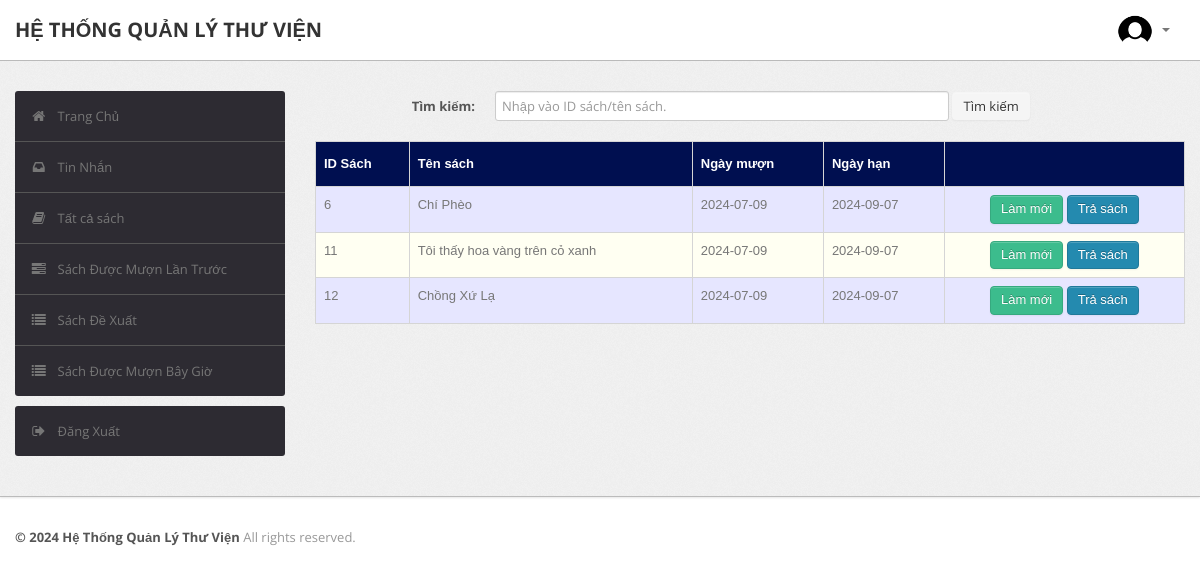
The app's page /student/current.php (signed in) with its own data.
### tables this page shows
CREATE TABLE `record` (
  `RollNo` varchar(50) NOT NULL,
  `BookId` int(10) NOT NULL,
  `Date_of_Issue` date DEFAULT NULL,
  `Due_Date` date DEFAULT NULL,
  `Date_of_Return` date DEFAULT NULL,
  `Dues` int(10) DEFAULT NULL,
  `Renewals_left` int(10) DEFAULT NULL,
  `Time` time DEFAULT NULL
);

CREATE TABLE `book` (
  `BookId` int(10) NOT NULL,
  `Title` varchar(50) DEFAULT NULL,
  `Publisher` varchar(50) DEFAULT NULL,
  `Year` varchar(50) DEFAULT NULL,
  `Availability` int(5) DEFAULT NULL
);

### student/current.php (the view, shortened to what this page needs)
<?php
require('dbconn.php');
?>
<?php
if ($_SESSION['RollNo']) {
    ?>
<!DOCTYPE html>
<html lang="en">
    <head>
        <link type="text/css" href="bootstrap/css/bootstrap.min.css" rel="stylesheet">
        <link type="text/css" href="bootstrap/css/bootstrap-responsive.min.css" rel="stylesheet">
        <link type="text/css" href="css/theme.css" rel="stylesheet">
        <link type="text/css" href="images/icons/css/font-awesome.css" rel="stylesheet">
    </head>
    <body>
        <div class="navbar navbar-fixed-top">
            <div class="navbar-inner">
                <div class="container">
                        <a class="brand" href="index.php">HỆ THỐNG QUẢN LÝ THƯ VIỆN</a>
                    <div class="nav-collapse collapse navbar-inverse-collapse">
                        <ul class="nav pull-right">
                            <li class="nav-user dropdown"><a href="#" class="dropdown-toggle" data-toggle="dropdown">
                                <img src="images/user.png" class="nav-avatar" />
                                <b class="caret"></b></a>
                            </li>
                        </ul>
                    </div>
                </div>
            </div>
        </div>
        <div class="wrapper">
            <div class="container">
                <div class="row">
                    <div class="span3">
                        <div class="sidebar">
                            <ul class="widget widget-menu unstyled">
                                <li class="active"><a href="index.php"><i class="menu-icon icon-home"></i>Trang Chủ
                                </a></li>
                                 <li><a href="message.php"><i class="menu-icon icon-inbox"></i>Tin Nhắn</a>
                                </li>
                                <li><a href="book.php"><i class="menu-icon icon-book"></i>Tất cả sách </a></li>
                                <li><a href="history.php"><i class="menu-icon icon-tasks"></i>Sách Được Mượn Lần Trước </a></li>
                                <li><a href="recommendations.php"><i class="menu-icon icon-list"></i>Sách Đề Xuất </a></li>
                                <li><a href="current.php"><i class="menu-icon icon-list"></i>Sách Được Mượn Bây Giờ </a></li>
                            </ul>
                            <ul class="widget widget-menu unstyled">
                                <li><a href="logout.php"><i class="menu-icon icon-signout"></i>Đăng Xuất </a></li>
                            </ul>
                        </div>
                    </div>
                    <div class="span9">
                        <form class="form-horizontal row-fluid" action="current.php" method="post">
                                        <div class="control-group">
                                            <label class="control-label" for="Search"><b>Tìm kiếm:</b></label>
                                            <div class="controls">
                                                <input type="text" id="title" name="title" placeholder="Nhập vào ID sách/tên sách." class="span8" required>
                                                <button type="submit" name="submit"class="btn">Tìm kiếm</button>
                                            </div>
                                        </div>
                                    </form>
                                    <br>
                                    <?php
                                    $rollno = $_SESSION['RollNo'];
                                    if(isset($_POST['submit']))
                                        {$s=$_POST['title'];
                                            $sql="select * from LMS.record,LMS.book where RollNo = '$rollno' and Date_of_Issue is NOT NULL and Date_of_Return is NULL and book.Bookid = record.BookId and (record.BookId='$s' or Title like '%$s%')";
                                        }
                                    else
                                        $sql="select * from LMS.record,LMS.book where RollNo = '$rollno' and Date_of_Issue is NOT NULL and Date_of_Return is NULL and book.Bookid = record.BookId";
                                    $result=$conn->query($sql);
                                    $rowcount=mysqli_num_rows($result);
                                    if(!($rowcount))
                                        echo "<br><center><h2><b><i>Không kết quả</i></b></h2></center>";
                                    else
                                    {
                                    ?>
                        <table class="table" id = "tables">
                                  <thead>
                                    <tr>
                                      <th>ID Sách</th>
                                      <th>Tên sách</th>
                                      <th>Ngày mượn</th>
                                      <th>Ngày hạn</th>
                                      <th></th>
                                    </tr>
                                  </thead>
                                  <tbody>
                                <?php
                            while($row=$result->fetch_assoc())
                            {
                                $bookid=$row['BookId'];
                                $name=$row['Title'];
                                $issuedate=$row['Date_of_Issue'];
                                $duedate=$row['Due_Date'];
                                $renewals=$row['Renewals_left'];
                            ?>
                                    <tr>
                                      <td><?php echo $bookid ?></td>
                                      <td><?php echo $name ?></td>
                                      <td><?php echo $issuedate ?></td>
                                      <td><?php echo $duedate ?></td>
                                        <td><center>
                                        <?php
                                         if($renewals)
                                            echo "<a href=\"renew_request.php?id=".$bookid."\" class=\"btn btn-success\">Làm mới</a>";
                                        ?>
                                        <a href="return_request.php?id=<?php echo $bookid; ?>" class="btn btn-primary">Trả sách</a>
                                        </center></td>
                                    </tr>
                            <?php }} ?>
                                    </tbody>
                                </table>
                    </div>
                </div>
            </div>
        </div>
<div class="footer">
            <div class="container">
                <b class="copyright">&copy; 2024 Hệ Thống Quản Lý Thư Viện </b>All rights reserved.
            </div>
        </div>
    </body>
</html>
<?php }
else {
    echo "<script type='text/javascript'>alert('Access Denied!!!')</script>";
} ?>

### student/css/theme.css (style rules this page uses)
#tables { font-family: "Trebuchet MS", Arial, Helvetica, sans-serif; border-collapse: collapse; width: 100%; }
#tables td, #tables th { border: 1px solid #ddd; padding: 8px; }
#tables tr:nth-child(even) { background-color: #fffff2; }
#tables tr:nth-child(odd) { background-color: #e6e6ff; }
#tables th { padding-top: 12px; padding-bottom: 12px; text-align: left; background-color: #000F50; color: white; }
body { font-size: 13px; font-family: 'Open Sans', Arial, sans-serif; background: #fff; color: #777 }
strong, b { color: #555 }
.wrapper { background: url(../images/bg.png) #eee; border-bottom: 1px solid #bbb; -webkit-box-shadow: 0 1px 2px rgba(0,0,0,0.1); -moz-box-shadow: 0 1px 2px rgba(0,0,0,0.1); box-shadow: 0 1px 2px rgba(0,0,0,0.1); padding: 30px 0 }
.footer { color: #999; padding: 30px 0 60px }
form { margin: 0 }
select, textarea, input[type="text"], input[type="password"], input[type="datetime"], input[type="datetime-local"], input[type="date"], input[type="month"], input[type="time"], input[type="week"], input[type="number"], input[type="email"], input[type="url"], input[type="search"], input[type="tel"], input[type="color"], .uneditable-input, label, input, button, select, textarea { -webkit-border-radius: 3px; -moz-border-radius: 3px; border-radius: 3px; font-size: 13px; font-family: 'Open Sans', Tahoma, Arial, sans-serif }
body [class^="icon-"], body [class*=" icon-"] { font-size: 14px; line-height: 20px; height: 20px }
.form-horizontal .control-group, .form-vertical .control-group { margin-bottom: 0 }
.navbar { position: static!important; margin: 0!important }
.navbar .navbar-inner { background: #fff; border-bottom: 1px solid #bbb; -webkit-box-shadow: 0 1px 2px rgba(0,0,0,0.15); -moz-box-shadow: 0 1px 2px rgba(0,0,0,0.15); box-shadow: 0 1px 2px rgba(0,0,0,0.15) }
.navbar .brand { color: #333; font-weight: bold; font-size: 20px; margin-right: 20px; padding: 20px }
.navbar .nav>li>a { padding: 20px 15px; font-weight: bold; color: #777 }
.nav-user>a { height: 20px }
.nav-avatar { width: 34px; height: 34px; margin: -7px 5px 0 0; -webkit-border-radius: 50%; -moz-border-radius: 50%; border-radius: 50% }
.btn, .btn-box { -webkit-border-radius: 3px; -moz-border-radius: 3px; border-radius: 3px }
.btn { font-size: 13px; font-weight: 600 }
.btn { display: inline-block; margin-bottom: 0; font-weight: 400; text-align: center; vertical-align: middle; cursor: pointer; background-image: none; border: 1px solid transparent; white-space: nowrap; padding: 4px 10px; font-size: 13px; line-height: 1.42857; border-radius: 4px; -webkit-user-select: none; -moz-user-select: none; -ms-user-select: none; user-select: none }
.btn-primary { color: #fff; background-color: #248aaf; border-color: #20799a }
.btn-success { color: #fff; background-color: #3cbc8d; border-color: #36a97f }
.table { margin-bottom: 0 }
.table th, .table td { border-color: #d5d5d5!important }
.widget-menu { background: #fff; -webkit-border-radius: 3px; -moz-border-radius: 3px; border-radius: 3px; overflow: hidden }
.widget-menu a { color: #555; display: block; line-height: 20px; padding: 15px; text-decoration: none!important }
.widget-menu .menu-icon { margin-right: 10px; color: #767676; -webkit-transition: all .2s ease-in-out; -moz-transition: all .2s ease-in-out; transition: all .2s ease-in-out; }
.widget-menu>li+li { border-top: 1px solid #555 }
.widget-menu>li>a { background-color: #2d2b32; color: #767676; -webkit-transition: all .2s ease-in-out; -moz-transition: all .2s ease-in-out; transition: all .2s ease-in-out; }

### records on screen
record: BookId.BookId "6", BookId.Title "Chí Phèo", Date_of_Issue "2024-07-09", Due_Date "2024-09-07"
record: BookId.BookId "11", BookId.Title "Tôi thấy hoa vàng trên cỏ xanh", Date_of_Issue "2024-07-09", Due_Date "2024-09-07"
record: BookId.BookId "12", BookId.Title "Chồng Xứ Lạ", Date_of_Issue "2024-07-09", Due_Date "2024-09-07"
